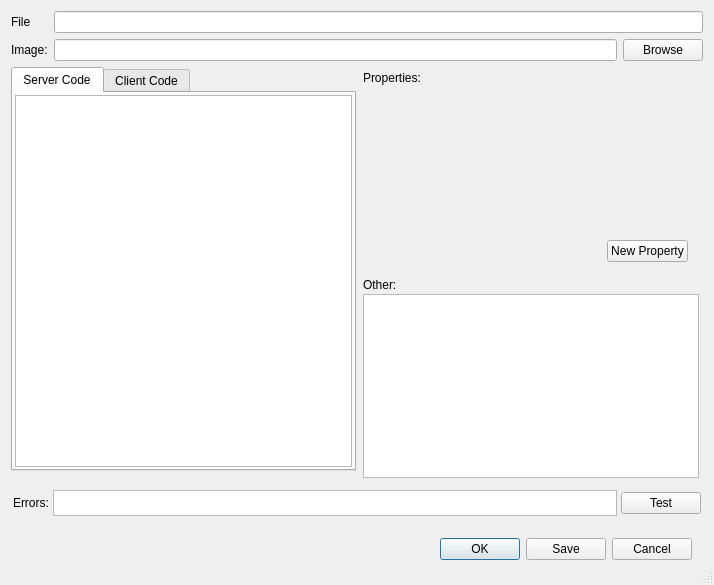
<?xml version="1.0" encoding="UTF-8"?>
<ui version="4.0">
 <class>EditorObjectClass</class>
 <widget class="QDialog" name="EditorObjectClass">
  <property name="geometry">
   <rect>
    <x>0</x>
    <y>0</y>
    <width>714</width>
    <height>585</height>
   </rect>
  </property>
  <property name="windowTitle">
   <string>Object Editor</string>
  </property>
  <property name="sizeGripEnabled">
   <bool>true</bool>
  </property>
  <layout class="QVBoxLayout" name="verticalLayout_2">
   <item>
    <layout class="QFormLayout" name="formLayout">
     <item row="0" column="0">
      <widget class="QLabel" name="fileLabel_2">
       <property name="text">
        <string>File</string>
       </property>
      </widget>
     </item>
     <item row="0" column="1">
      <widget class="QLineEdit" name="fileLineEdit">
       <property name="readOnly">
        <bool>true</bool>
       </property>
      </widget>
     </item>
     <item row="1" column="0">
      <widget class="QLabel" name="imageLabel">
       <property name="text">
        <string>Image:</string>
       </property>
      </widget>
     </item>
     <item row="1" column="1">
      <widget class="QWidget" name="imageWidget" native="true">
       <layout class="QHBoxLayout" name="horizontalLayout_5">
        <property name="leftMargin">
         <number>0</number>
        </property>
        <property name="topMargin">
         <number>0</number>
        </property>
        <property name="rightMargin">
         <number>0</number>
        </property>
        <property name="bottomMargin">
         <number>0</number>
        </property>
        <item>
         <widget class="QLineEdit" name="imageLineEdit">
          <property name="text">
           <string/>
          </property>
         </widget>
        </item>
        <item>
         <widget class="QPushButton" name="browseButton">
          <property name="text">
           <string>Browse</string>
          </property>
          <property name="icon">
           <iconset resource="../Resources/MainWindow.qrc">
            <normaloff>:/MainWindow/icons/tinycolor/icons8-folder-16.png</normaloff>:/MainWindow/icons/tinycolor/icons8-folder-16.png</iconset>
          </property>
         </widget>
        </item>
       </layout>
      </widget>
     </item>
    </layout>
   </item>
   <item>
    <widget class="QWidget" name="widget_6" native="true">
     <property name="sizePolicy">
      <sizepolicy hsizetype="Preferred" vsizetype="Expanding">
       <horstretch>0</horstretch>
       <verstretch>0</verstretch>
      </sizepolicy>
     </property>
     <property name="minimumSize">
      <size>
       <width>0</width>
       <height>100</height>
      </size>
     </property>
     <layout class="QVBoxLayout" name="verticalLayout_10">
      <property name="spacing">
       <number>0</number>
      </property>
      <property name="leftMargin">
       <number>0</number>
      </property>
      <property name="topMargin">
       <number>0</number>
      </property>
      <property name="rightMargin">
       <number>0</number>
      </property>
      <property name="bottomMargin">
       <number>0</number>
      </property>
      <item>
       <widget class="QSplitter" name="splitter">
        <property name="orientation">
         <enum>Qt::Orientation::Horizontal</enum>
        </property>
        <property name="handleWidth">
         <number>1</number>
        </property>
        <widget class="QWidget" name="widget_7" native="true">
         <property name="minimumSize">
          <size>
           <width>0</width>
           <height>100</height>
          </size>
         </property>
         <layout class="QVBoxLayout" name="verticalLayout_5">
          <property name="spacing">
           <number>0</number>
          </property>
          <property name="leftMargin">
           <number>0</number>
          </property>
          <property name="topMargin">
           <number>0</number>
          </property>
          <property name="rightMargin">
           <number>2</number>
          </property>
          <item>
           <widget class="QTabWidget" name="scriptsTab">
            <property name="sizePolicy">
             <sizepolicy hsizetype="Expanding" vsizetype="Expanding">
              <horstretch>0</horstretch>
              <verstretch>0</verstretch>
             </sizepolicy>
            </property>
            <property name="currentIndex">
             <number>0</number>
            </property>
            <widget class="QWidget" name="tab_2">
             <attribute name="title">
              <string>Server Code</string>
             </attribute>
             <layout class="QVBoxLayout" name="verticalLayout_4">
              <property name="spacing">
               <number>2</number>
              </property>
              <property name="leftMargin">
               <number>2</number>
              </property>
              <property name="topMargin">
               <number>2</number>
              </property>
              <property name="rightMargin">
               <number>2</number>
              </property>
              <property name="bottomMargin">
               <number>2</number>
              </property>
              <item>
               <widget class="QCodeEditor" name="serverCodeEdit">
                <property name="lineWrapMode">
                 <enum>QTextEdit::LineWrapMode::NoWrap</enum>
                </property>
               </widget>
              </item>
             </layout>
            </widget>
            <widget class="QWidget" name="tab">
             <attribute name="title">
              <string>Client Code</string>
             </attribute>
             <layout class="QVBoxLayout" name="verticalLayout_3">
              <property name="spacing">
               <number>2</number>
              </property>
              <property name="leftMargin">
               <number>2</number>
              </property>
              <property name="topMargin">
               <number>2</number>
              </property>
              <property name="rightMargin">
               <number>2</number>
              </property>
              <property name="bottomMargin">
               <number>2</number>
              </property>
              <item>
               <widget class="QCodeEditor" name="clientCodeEdit">
                <property name="lineWrapMode">
                 <enum>QTextEdit::LineWrapMode::NoWrap</enum>
                </property>
               </widget>
              </item>
             </layout>
            </widget>
           </widget>
          </item>
         </layout>
        </widget>
        <widget class="QWidget" name="widget_5" native="true">
         <property name="sizePolicy">
          <sizepolicy hsizetype="Minimum" vsizetype="Preferred">
           <horstretch>0</horstretch>
           <verstretch>0</verstretch>
          </sizepolicy>
         </property>
         <property name="minimumSize">
          <size>
           <width>100</width>
           <height>0</height>
          </size>
         </property>
         <layout class="QVBoxLayout" name="verticalLayout_9">
          <property name="spacing">
           <number>2</number>
          </property>
          <property name="leftMargin">
           <number>2</number>
          </property>
          <property name="topMargin">
           <number>2</number>
          </property>
          <property name="rightMargin">
           <number>2</number>
          </property>
          <property name="bottomMargin">
           <number>2</number>
          </property>
          <item>
           <widget class="QSplitter" name="splitter_2">
            <property name="sizePolicy">
             <sizepolicy hsizetype="Preferred" vsizetype="Preferred">
              <horstretch>0</horstretch>
              <verstretch>0</verstretch>
             </sizepolicy>
            </property>
            <property name="orientation">
             <enum>Qt::Orientation::Vertical</enum>
            </property>
            <property name="handleWidth">
             <number>1</number>
            </property>
            <widget class="QWidget" name="widget_2" native="true">
             <property name="minimumSize">
              <size>
               <width>0</width>
               <height>0</height>
              </size>
             </property>
             <layout class="QVBoxLayout" name="verticalLayout_8">
              <property name="spacing">
               <number>2</number>
              </property>
              <property name="leftMargin">
               <number>2</number>
              </property>
              <property name="topMargin">
               <number>2</number>
              </property>
              <property name="rightMargin">
               <number>2</number>
              </property>
              <property name="bottomMargin">
               <number>2</number>
              </property>
              <item>
               <widget class="QLabel" name="label_2">
                <property name="text">
                 <string>Properties:</string>
                </property>
               </widget>
              </item>
              <item>
               <widget class="QScrollArea" name="scrollArea">
                <property name="frameShape">
                 <enum>QFrame::Shape::NoFrame</enum>
                </property>
                <property name="frameShadow">
                 <enum>QFrame::Shadow::Plain</enum>
                </property>
                <property name="widgetResizable">
                 <bool>true</bool>
                </property>
                <widget class="QWidget" name="scrollAreaWidgetContents">
                 <property name="geometry">
                  <rect>
                   <x>0</x>
                   <y>0</y>
                   <width>337</width>
                   <height>140</height>
                  </rect>
                 </property>
                 <layout class="QVBoxLayout" name="verticalLayout_7">
                  <property name="spacing">
                   <number>2</number>
                  </property>
                  <property name="leftMargin">
                   <number>2</number>
                  </property>
                  <property name="topMargin">
                   <number>2</number>
                  </property>
                  <property name="rightMargin">
                   <number>2</number>
                  </property>
                  <property name="bottomMargin">
                   <number>2</number>
                  </property>
                  <item>
                   <layout class="QVBoxLayout" name="propertiesLayout"/>
                  </item>
                  <item>
                   <spacer name="verticalSpacer">
                    <property name="orientation">
                     <enum>Qt::Orientation::Vertical</enum>
                    </property>
                    <property name="sizeHint" stdset="0">
                     <size>
                      <width>20</width>
                      <height>145</height>
                     </size>
                    </property>
                   </spacer>
                  </item>
                 </layout>
                </widget>
               </widget>
              </item>
              <item>
               <widget class="QWidget" name="widget_4" native="true">
                <layout class="QHBoxLayout" name="horizontalLayout_2">
                 <item>
                  <spacer name="horizontalSpacer_2">
                   <property name="orientation">
                    <enum>Qt::Orientation::Horizontal</enum>
                   </property>
                   <property name="sizeHint" stdset="0">
                    <size>
                     <width>40</width>
                     <height>20</height>
                    </size>
                   </property>
                  </spacer>
                 </item>
                 <item>
                  <widget class="QPushButton" name="newPropertyButton">
                   <property name="text">
                    <string>New Property</string>
                   </property>
                   <property name="icon">
                    <iconset resource="../Resources/MainWindow.qrc">
                     <normaloff>:/MainWindow/icons/tinycolor/icons8-plus-16.png</normaloff>:/MainWindow/icons/tinycolor/icons8-plus-16.png</iconset>
                   </property>
                  </widget>
                 </item>
                </layout>
               </widget>
              </item>
             </layout>
            </widget>
            <widget class="QWidget" name="widget_3" native="true">
             <property name="sizePolicy">
              <sizepolicy hsizetype="Preferred" vsizetype="Expanding">
               <horstretch>0</horstretch>
               <verstretch>0</verstretch>
              </sizepolicy>
             </property>
             <layout class="QVBoxLayout" name="verticalLayout_6">
              <property name="spacing">
               <number>2</number>
              </property>
              <property name="leftMargin">
               <number>2</number>
              </property>
              <property name="topMargin">
               <number>2</number>
              </property>
              <property name="rightMargin">
               <number>2</number>
              </property>
              <property name="bottomMargin">
               <number>2</number>
              </property>
              <item>
               <widget class="QLabel" name="label">
                <property name="sizePolicy">
                 <sizepolicy hsizetype="Preferred" vsizetype="Maximum">
                  <horstretch>0</horstretch>
                  <verstretch>0</verstretch>
                 </sizepolicy>
                </property>
                <property name="text">
                 <string>Other:</string>
                </property>
               </widget>
              </item>
              <item>
               <widget class="QTextEdit" name="propertiesEdit">
                <property name="sizePolicy">
                 <sizepolicy hsizetype="Expanding" vsizetype="Minimum">
                  <horstretch>0</horstretch>
                  <verstretch>0</verstretch>
                 </sizepolicy>
                </property>
                <property name="minimumSize">
                 <size>
                  <width>0</width>
                  <height>100</height>
                 </size>
                </property>
               </widget>
              </item>
             </layout>
            </widget>
           </widget>
          </item>
         </layout>
        </widget>
       </widget>
      </item>
     </layout>
    </widget>
   </item>
   <item>
    <layout class="QVBoxLayout" name="verticalLayout">
     <item>
      <widget class="QWidget" name="testContainer" native="true">
       <property name="enabled">
        <bool>true</bool>
       </property>
       <property name="sizePolicy">
        <sizepolicy hsizetype="Preferred" vsizetype="Fixed">
         <horstretch>0</horstretch>
         <verstretch>0</verstretch>
        </sizepolicy>
       </property>
       <property name="maximumSize">
        <size>
         <width>16777215</width>
         <height>30</height>
        </size>
       </property>
       <layout class="QHBoxLayout" name="horizontalLayout_4">
        <property name="spacing">
         <number>4</number>
        </property>
        <property name="leftMargin">
         <number>2</number>
        </property>
        <property name="topMargin">
         <number>2</number>
        </property>
        <property name="rightMargin">
         <number>2</number>
        </property>
        <property name="bottomMargin">
         <number>2</number>
        </property>
        <item>
         <widget class="QLabel" name="label_6">
          <property name="text">
           <string>Errors:</string>
          </property>
         </widget>
        </item>
        <item>
         <widget class="QTextEdit" name="testEdit">
          <property name="enabled">
           <bool>true</bool>
          </property>
          <property name="verticalScrollBarPolicy">
           <enum>Qt::ScrollBarPolicy::ScrollBarAlwaysOff</enum>
          </property>
         </widget>
        </item>
        <item>
         <widget class="QPushButton" name="testButton">
          <property name="text">
           <string>Test</string>
          </property>
          <property name="icon">
           <iconset resource="../Resources/MainWindow.qrc">
            <normaloff>:/MainWindow/icons/tinycolor/icons8-test-tube-16.png</normaloff>:/MainWindow/icons/tinycolor/icons8-test-tube-16.png</iconset>
          </property>
         </widget>
        </item>
       </layout>
      </widget>
     </item>
    </layout>
   </item>
   <item>
    <widget class="QWidget" name="widget" native="true">
     <property name="sizePolicy">
      <sizepolicy hsizetype="Preferred" vsizetype="Fixed">
       <horstretch>0</horstretch>
       <verstretch>0</verstretch>
      </sizepolicy>
     </property>
     <property name="minimumSize">
      <size>
       <width>0</width>
       <height>50</height>
      </size>
     </property>
     <layout class="QHBoxLayout" name="horizontalLayout">
      <property name="topMargin">
       <number>2</number>
      </property>
      <property name="bottomMargin">
       <number>2</number>
      </property>
      <item>
       <spacer name="horizontalSpacer">
        <property name="orientation">
         <enum>Qt::Orientation::Horizontal</enum>
        </property>
        <property name="sizeHint" stdset="0">
         <size>
          <width>40</width>
          <height>20</height>
         </size>
        </property>
       </spacer>
      </item>
      <item>
       <widget class="QDialogButtonBox" name="buttonBox">
        <property name="sizePolicy">
         <sizepolicy hsizetype="Fixed" vsizetype="Fixed">
          <horstretch>0</horstretch>
          <verstretch>0</verstretch>
         </sizepolicy>
        </property>
        <property name="orientation">
         <enum>Qt::Orientation::Horizontal</enum>
        </property>
        <property name="standardButtons">
         <set>QDialogButtonBox::StandardButton::Cancel|QDialogButtonBox::StandardButton::Ok|QDialogButtonBox::StandardButton::Save</set>
        </property>
        <property name="centerButtons">
         <bool>false</bool>
        </property>
       </widget>
      </item>
     </layout>
    </widget>
   </item>
  </layout>
 </widget>
 <layoutdefault spacing="6" margin="11"/>
 <customwidgets>
  <customwidget>
   <class>QCodeEditor</class>
   <extends>QTextEdit</extends>
   <header>QCodeEditor.hpp</header>
  </customwidget>
 </customwidgets>
 <resources>
  <include location="../Resources/MainWindow.qrc"/>
 </resources>
 <connections/>
</ui>
